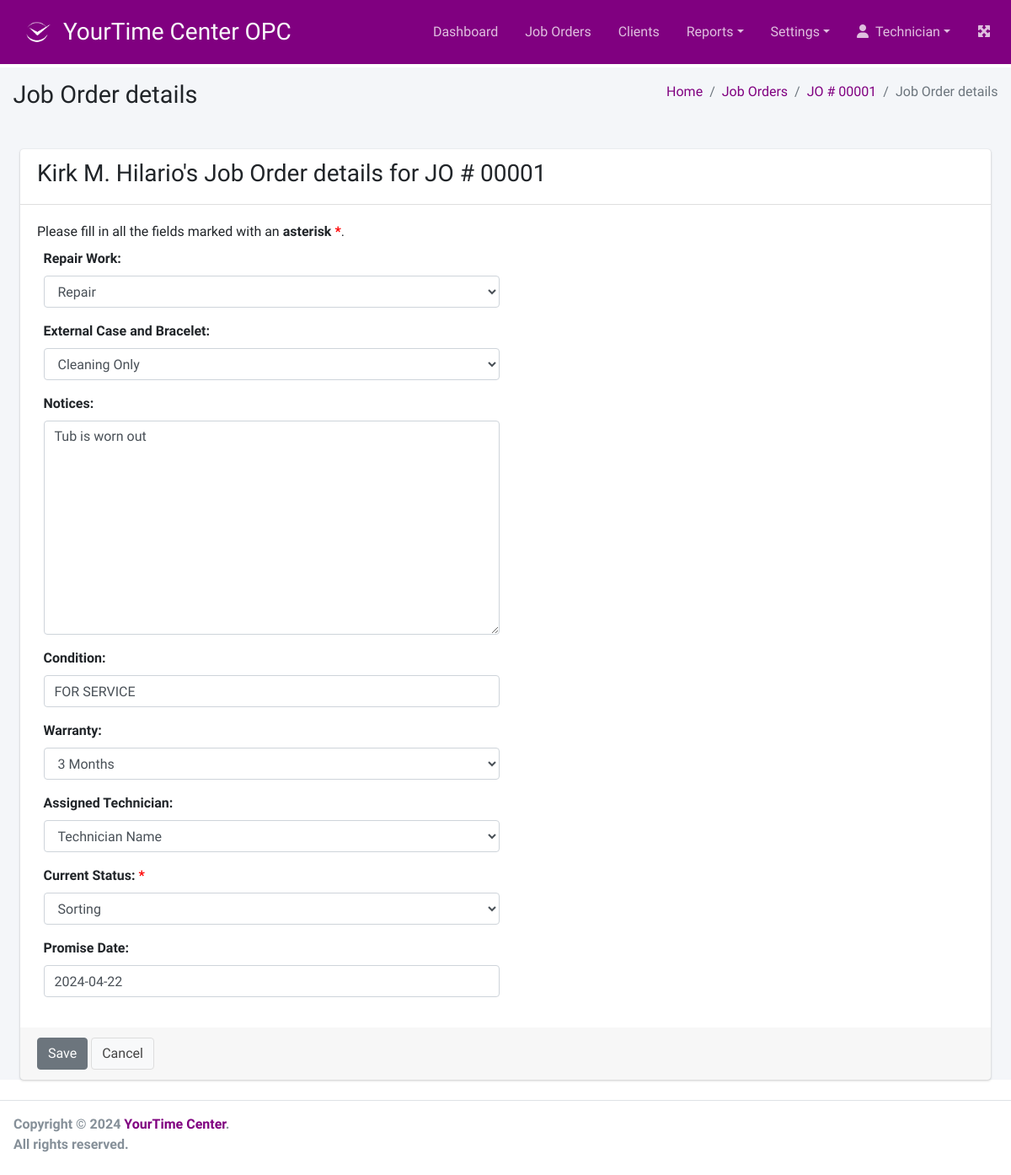
Screenshot of /joborder/1/detail/edit?type=jo (signed in) with the database file from the repository.
### joborder/models.py (models this page shows, shortened)
class JobOrder(models.Model):
    client = models.ForeignKey(
        Client,
        verbose_name=_("Client"),
        related_name="client_jo",
        on_delete=models.CASCADE
    )
    watch = models.OneToOneField(
        Watch,
        verbose_name=_("Watch"),
        related_name="watch_jo",
        on_delete=models.CASCADE,
        null=True, blank=True
    )
    repair_work = models.ForeignKey(
        RepairWork,
        verbose_name=_("Repair Work"),
        related_name="repair_work_jo",
        on_delete=models.CASCADE,
        null=True, blank=True
    )
    notices = models.TextField(
        _("Notices"),
        null=True, blank=True
    )
    condition = models.CharField(
        _("Condition"),
        max_length=254,
        null=True, blank=True
    )
    external_case_and_bracelet = models.ForeignKey(
        ExternalCaseAndBracelet,
        verbose_name=_("External Case and Bracelet"),
        related_name="case_bracelet_jo",
        on_delete=models.CASCADE,
        null=True, blank=True
    )
    warranty = models.ForeignKey(
        Warranty,
        verbose_name=_("Warranty"),
        related_name="warranty",
        on_delete=models.CASCADE,
        null=True, blank=True
    )
    assigned_technician = models.ForeignKey(
        Employee,
        verbose_name=_("Assigned Technician"),
        related_name="assigned_technician_jo",
        on_delete=models.CASCADE,
        null=True, blank=True
    )
    current_status = models.CharField(
        _("Current Status"),
        max_length=25,
        choices=JO_STATUS,
        default='SORTING'
    )
    created_at = models.DateField(auto_now_add=True)
    promise_date = models.DateField(
        _("Promise Date"),
        null=True, blank=True,
        default=timezone.now
    )
    objects = models.Manager()
    conditions = Conditions()

### client/models.py (models this page shows, shortened)
class Client(models.Model):
    name = models.CharField(
        _("Name"),
        max_length=254,
        null=False, blank=False
    )
    address = models.TextField()
    mob_num = models.CharField(
        _("Mobile Number"),
        max_length=100,
        null=False, blank=False)
    tel_num = models.CharField(
        _("Telephone Number"),
        max_length=100,
        null=True, blank=True)
    email = models.EmailField(
        _("Email Address"),
        max_length=254,
        null=True, blank=True)
    created_at = models.DateTimeField(auto_now_add=True)
    updated_at = models.DateTimeField(auto_now=True)
    is_active = models.BooleanField(default=True)
    def __str__(self):
        return self.name.title()

### joborder/views.py (the view, shortened to what this page needs)
# urls.py: path('<int:pk>/detail/edit', views.JobOrderDetailUpdateView.as_view(),
@method_decorator(login_required, name='dispatch')
class JobOrderDetailUpdateView(UpdateView, SuccessMessageMixin):
    pk_url_kwarg = 'pk'
    template_name = "joborder/jo_detail_form.html"
    success_message = "The details was updated successfully."
    def get_model(self):
        type = self.request.GET.get('type')
        return getModel(type)
    def get_form_class(self):
        type = self.request.GET.get('type')
        return getFormClass(type)
    def get_queryset(self):
        model = self.get_model()
        return model.objects.all()
    def get_context_data(self, **kwargs):
        context = super().get_context_data(**kwargs)
        type = self.request.GET.get('type')
        context['type_name'] = getDescription(type)
        jo = self.get_object()
        if type == 'watch':
            jo = jo.watch_jo
        elif type in ['assessment', 'test', 'charge']:
            jo = jo.job_order
        context['jo'] = jo
        context = addContext(context, type)
        return context

### joborder/forms.py
class JobOrderForm(forms.ModelForm):
    required_css_class = 'required'
    class Meta:
        model = JobOrder
        fields = ['repair_work', 'external_case_and_bracelet', 'notices', 'condition', 'warranty',
                  'assigned_technician', 'current_status', 'promise_date']

### access/models.py (called while the page is built)
    def __str__(self):
        return f'{self.first_name} {self.last_name}'

### access/templatetags/form_tags.py (called while the page is built)
@register.filter
def input_class(bound_field):
    css_class = ''
    if bound_field.form.is_bound:
        if bound_field.errors:
            css_class = 'is-invalid'
        elif field_type(bound_field) != 'PasswordInput':
            css_class = 'is-valid'
    return 'form-control {}'.format(css_class)

### customization/models.py (called while the page is built)
    def __str__(self):
        return self.description.title()
        ordering = ['description']

    def __str__(self):
        return self.description.title()

    def __str__(self):
        return self.description.title()

### joborder/models.py (called while the page is built)
    def get_queryset(self):
        return super().get_queryset().values('condition').distinct()

### joborder/views.py (called while the page is built, shortened)
def getModel(type):
    if type == 'watch':
        return Watch
    elif type == 'joborder':
        return JobOrder
    elif type == 'assessment':
        return Assessment
    elif type == 'test':
        return TestLog
    elif type == 'jo':
        return JobOrder
    elif type == 'charge':
        return Charge
    return None

def getFormClass(type):
    if type == 'watch':
        return WatchForm
    elif type == 'joborder':
        return JobOrderForm
    elif type == 'assessment':
        return AssessmentForm
    elif type == 'test':
        return TestLogForm
    elif type == 'jo':
        return JobOrderForm
    elif type == 'charge':
        return ChargeForm
    return None

def getDescription(type):
    if type == 'watch':
        return 'Watch details'
    elif type == 'joborder':
        return 'Job Order details'
    elif type == 'assessment':
        return 'Assessment details'
    elif type == 'test':
        return 'Test Log details'
    elif type == 'jo':
        return 'Job Order details'
    elif type == 'charge':
        return 'Charge details'
    return 'Details'

def addContext(context, type):
    if type == 'jo':
        context['conditions'] = ','.join(str(data['condition'])
                                         for data in JobOrder.conditions.all())
    elif type == 'charge':
        context['particulars'] = ','.join(
            [str(particular) for particular in Particular.objects.all()])
    return context

### templates/joborder/jo_detail_form.html (shortened to what this page needs)
{% extends '../base.html' %}
{% load static form_tags %}
{% block page_title %}{{ type_name }}{% endblock page_title %}
{% block css %}
  <link rel="stylesheet" href="{% static 'css/asterisk_on_required.css' %}">
{% endblock css %}
{% block breadcrumb %}
    <li class="breadcrumb-item"><a href="{% url 'dashboard' %}">Home</a></li>
    <li class="breadcrumb-item"><a href="{% url 'jo_list' %}">Job Orders</a></li>
    <li class="breadcrumb-item"><a href="{% url 'jo_details' jo.pk %}">JO # {{ jo.pk|stringformat:'05d' }}</a></li>
    <li class="breadcrumb-item active">{{ type_name }}</li>
{% endblock breadcrumb %}
{% block main_content %}
    <div class="card m-4">
        <form method="post" novalidate>
            <div class="card-header">
                <h3>{{ jo.client }}'s {{ type_name }} for JO # {{ jo.pk|stringformat:"05d" }}</h3>
            </div>
            <div class="card-body">
                <span>Please fill in all the fields marked with an <label class="required">asterisk</label>.</h3><br />
                <div class="col-12">
                    {% include '../includes/form_one_col.html' %}
                </div>
            </div>
            <div class="card-footer">
                <button type="submit" class="btn btn-secondary" name="save">Save</button>
                <a href="{% url 'jo_details' jo.pk %}" class="btn btn-default">Cancel</a>
            </div>
        </form>
    </div>
{% endblock main_content %}

### templates/includes/topmenu.html (shortened to what this page needs)
        <li class="nav-item my-auto">
            <a href="{% url 'dashboard' %}" class="nav-link" id="menu_dashboard">Dashboard</a>
        </li>
        <li class="nav-item my-auto">
            <a href="{% url 'jo_list' %}" class="nav-link" id="menu-jo">Job Orders</a>
        </li>
        <li class="nav-item my-auto">
            <a href="{% url 'client_list' %}" class="nav-link" id="menu-clients">Clients</a>
        </li>
        <li class="nav-item dropdown my-auto" id="menu-reports">
            <a id="dropdownReports" href="#" data-toggle="dropdown" aria-haspopup="true" aria-expanded="false" class="nav-link dropdown-toggle">Reports</a>
        </li>
        <li class="nav-item dropdown my-auto" id="menu-settings">
            <a id="dropdownSettings" href="#" data-toggle="dropdown" aria-haspopup="true" aria-expanded="false" class="nav-link dropdown-toggle">Settings</a>
        </li>
        <li class="nav-item dropdown my-auto" id="menu-account">
            <a id="dropdownAccount" href="#" data-toggle="dropdown" aria-haspopup="true" aria-expanded="false" class="nav-link dropdown-toggle"><i class="fa fa-user" aria-hidden="true"></i>&nbsp;&nbsp;{{ request.user.username|title }}</a>
        </li>

### templates/includes/form_one_col.html (shortened to what this page needs)
{% load form_tags widget_tweaks %}
{% for field in form %}
<div class="row">
    <div class="col-md-6 form-group">
        {{ field.label_tag }}
        {% render_field field class=field|input_class %}
    </div>
</div>
{% endfor %}

### static/css/style.css (style rules this page uses)
body { --primary-color: #800080; --secondary-color: #ADFF2F; }
a { color: var(--primary-color); }

### static/css/asterisk_on_required.css (style rules this page uses)
label.required::after, .asteriskField { content: ' *'; color: red; }

### rows the page displays
JobOrder: pk "00001", client "Kirk M. Hilario", repair_work "Repair" "Cleaning Only" "Tub is worn out" "FOR SERVICE" "3 Months" "Technician Name" "Sorting" "2024-04-22"

### other values shown
{{ request.user.username|title }} "Technician"
{{ type_name }} "Job Order details"
{{ field.label_tag }} "Repair Work:" "External Case and Bracelet:" "Notices:" "Condition:" "Warranty:" "Assigned Technician:" "Current Status:" "Promise Date:"
